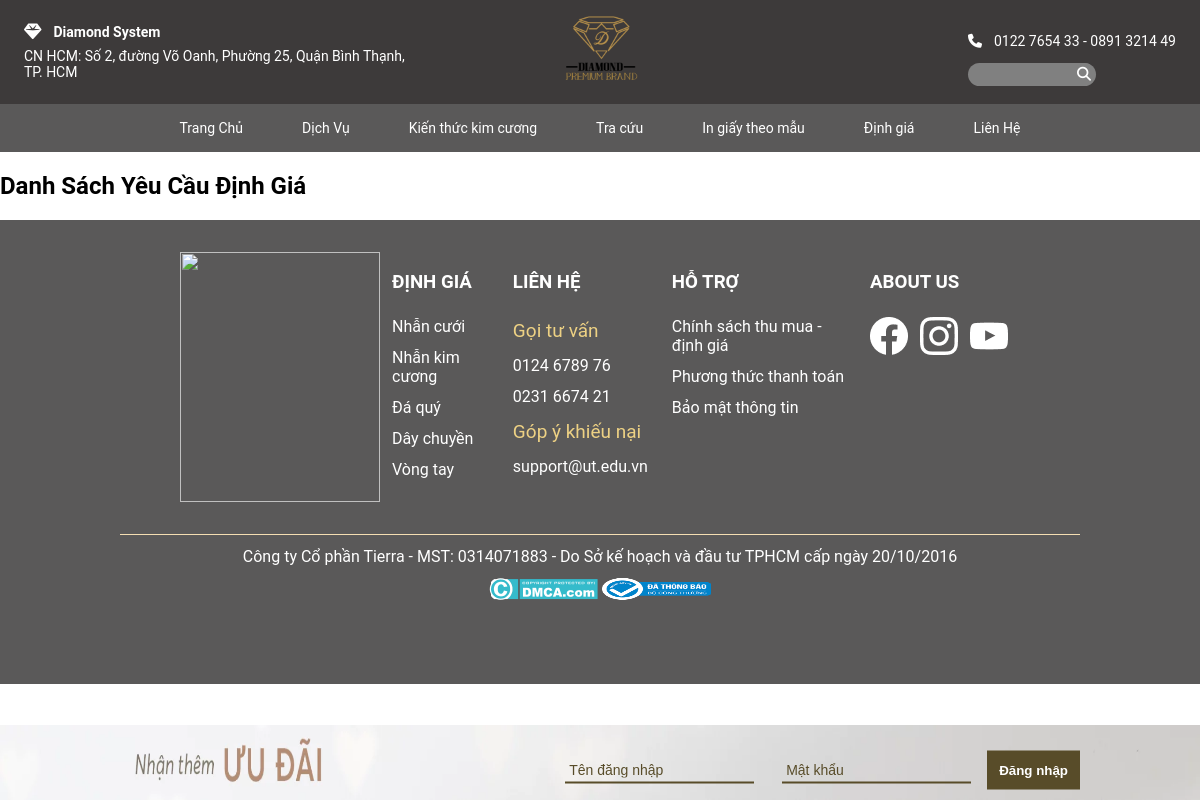
/Request_table/ (signed in), run on an earlier commit of the app's database.
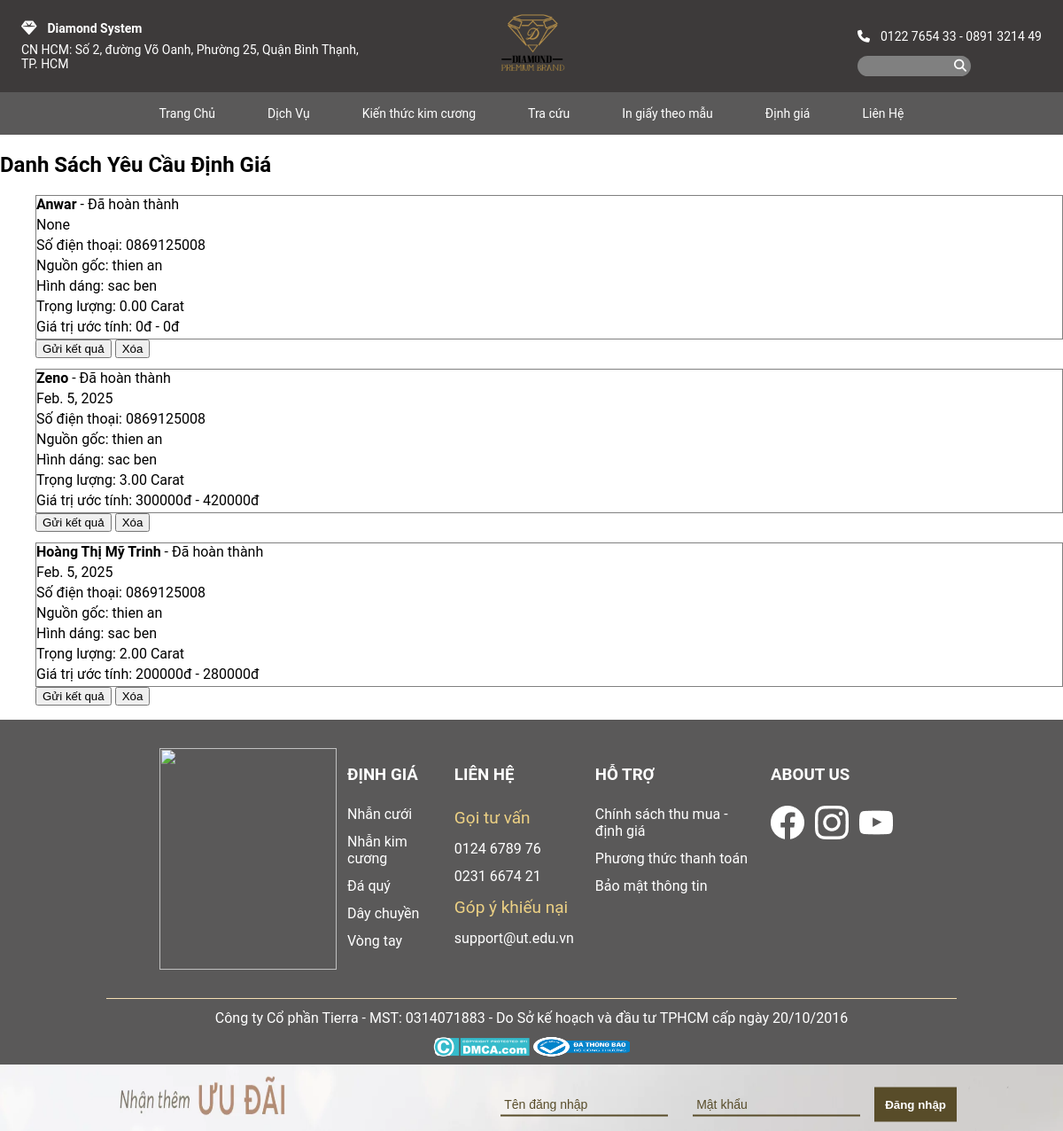
And on a later commit of the database.
### system/models.py (models this page shows, shortened)
class ValuationRequest(models.Model):
    STATUS_CHOICES = [
        ('pending', 'Chờ xử lý'),
        ('in_progress', 'Đang định giá'),
        ('completed', 'Đã hoàn thành'),
    ]
    name = models.CharField(max_length=100)
    phone = models.CharField(max_length=15)
    origin = models.CharField(max_length=100)
    shape = models.CharField(max_length=100)
    measurements = models.CharField(max_length=100)
    carat_weight = models.DecimalField(max_digits=5, decimal_places=2)
    color = models.CharField(max_length=50)
    clarity = models.CharField(max_length=50)
    cut = models.CharField(max_length=50)
    proportions = models.CharField(max_length=100)
    polish = models.CharField(max_length=50)
    symmetry = models.CharField(max_length=50)
    fluorescence = models.CharField(max_length=50)
    grade = models.CharField(max_length=20)
    date = models.DateField(null=True, blank=True)
    price_range = models.CharField(max_length=100)
    status = models.CharField(max_length=20, choices=STATUS_CHOICES, default='pending')
    created_at = models.DateTimeField(auto_now_add=True)

### system/views.py (the view)
# urls.py: path('Request_table/', views.valuation_request_list, name='Request_table'),
@login_required
@user_passes_test(is_staff)
def valuation_request_list(request):
    requests = ValuationRequest.objects.all()
    return render(request, 'Request_table.html', {'requests': requests})

### system/views.py (called while the page is built)
def is_staff(user):
    return user.is_staff

### system/templates/Request_table.html (shortened to what this page needs)
{% extends "home.html" %} {% block body %}
<h2>Danh Sách Yêu Cầu Định Giá</h2>
<ul class="request-list">
  {% for request in requests %}
  <li>
    <div>
      <strong>{{ request.name }}</strong> - {{ request.get_status_display }}<br />
        <p>{{request.date}}</p>
      <p>Số điện thoại: {{ request.phone }}</p>
      <p>Nguồn gốc: {{ request.origin }}<br /></p>
      <p>Hình dáng: {{ request.shape }}<br /></p>
      <p>Trọng lượng: {{ request.carat_weight }} Carat<br /></p>
      <p>Giá trị ước tính: {{ request.price_range }}<br /></p>
    </div>
    <form
      action="{% url 'send_request' request.id %}"
      method="post"
      style="display: inline"
    >
      <button
        type="submit"
      >
        Gửi kết quả
      </button>
    </form>
    <form
      action="{% url 'delete_request' request.id %}"
      method="post"
      style="display: inline"
    >
      <button
        type="submit"
        onclick="return confirm('Bạn có chắc chắn muốn xóa yêu cầu này không?')"
      >
        Xóa
      </button>
    </form>
  </li>
  {% endfor %}
</ul>
{% endblock %}

### system/templates/home.html (shortened to what this page needs)
{% load static %}
<!DOCTYPE html>
<html lang="en">
  <head>
    <link rel="stylesheet" href="{% static 'system/home.css' %}" />
    <link rel="stylesheet" href="{% static  'system/text.css' %}" />
  </head>
  <body>
    <div class="main">
      <div class="head">
        <div>
          <div>
            <h4 class="head-text">
              Diamond System
            </h4>
            <p class="head-text">
              CN HCM: Số 2, đường Võ Oanh, Phường 25, Quận Bình Thạnh, TP. HCM
            </p>
          </div>
        </div>
        <div class="head-t">
          <img
            src="{% static 'system/img/logo.png' %}"
            width="100"
            height="100"
          />
        </div>
        <div class="head-l">
          <p>
            <i class="fa-solid fa-phone head-icon"></i>0122 7654 33 - 0891 3214
            49
          </p>
          <div class="head-search">
            <input type="text" name="search..." />
            <i class="fa-solid fa-magnifying-glass"></i>
          </div>
        </div>
      </div>
      <div class="head-bar">
        <ul>
          <li><a href="{% url 'index' %}">Trang Chủ</a></li>
          <li>Dịch Vụ</li>
          <li>Kiến thức kim cương</li>
          <li>Tra cứu</li>
          <li><a >In giấy theo mẫu</a></li>
          <li><a href="{% url 'valuation' %}">Định giá</a></li>
          <li>Liên Hệ</li>
        </ul>
      </div>
      {% block body %}{% endblock %}
      <div class="footer">
        <img
          src="{% static 'system/img/logo.png '%}"
          width="200"
          height="250"
        />
        <div class="footer-items">
          <h3>ĐỊNH GIÁ</h3>
          <a href="">Nhẫn cưới</a>
          <a href="">Nhẫn kim cương</a>
          <a href="">Đá quý</a>
          <a href="">Dây chuyền</a>
          <a href="">Vòng tay</a>
        </div>
        <div class="footer-items">
          <h3>LIÊN HỆ</h3>
          <span href="">Gọi tư vấn</span>
          <a href="">0124 6789 76</a>
          <a href="">0231 6674 21</a>
          <span>Góp ý khiếu nại</span>
          <a href="">support@ut.edu.vn</a>
        </div>
        <div class="footer-items">
          <h3>HỖ TRỢ</h3>
          <a href="">Chính sách thu mua - định giá</a>
          <a href="">Phương thức thanh toán</a>
          <a href="">Bảo mật thông tin </a>
        </div>
        <div class="footer-items">
          <h3>ABOUT US</h3>
          <div class="footer-contact">
            <a href=""
              ><img src="{% static 'system/img/facebook.png' %}" alt=""
            /></a>
            <a href=""
              ><img src="{% static 'system/img/instagram.png' %}" alt=""
            /></a>
            <a href=""
              ><img src="{% static 'system/img/youtube.png' %}" alt=""
            /></a>
          </div>
        </div>
      </div>
      <div class="footer-end">
        <p>
          Công ty Cổ phần Tierra - MST: 0314071883 - Do Sở kế hoạch và đầu tư
          TPHCM cấp ngày 20/10/2016
        </p>
        <div class="footer-end-icon">
          <img src="{% static 'system/img/rever.webp' %}" alt="" />
          <img
            src="{% static 'system/img/logo-bct.webp' %}"
            width="109"
            height="22"
          />
        </div>
      </div>
      <div class="Contact">
        <img
          src="{% static 'system/img/form.webp' %}"
          width="100%"
          height="75"
        />
        <form method="POST">
          <div class="contact-infor">
            <input
              type="text"
              name="username"
              placeholder="Tên đăng nhập"
              required
            />
            <input
              type="password"
              name="password"
              placeholder="Mật khẩu"
              required
            />
            <button type="submit">Đăng nhập</button>
          </div>
        </form>
      </div>
    </div>
  </body>
</html>

### system/static/system/home.css (style rules this page uses)
body { font-family: "Roboto", sans-serif; margin: 0; }
.head { padding: 0 24px; display: grid; grid-template-columns: repeat(3, 1fr); align-items: center; justify-content: space-between; background-color: rgb(61, 58, 58); }
.head-icon { margin-right: 8px; width: 18px; color: #fff; }
.head-text { color: white; margin: 0; font-size: 14px; padding: 4px 0; }
.head-t { text-align: center; }
.head-l { font-size: 14px; color: white; display: grid; justify-content: end; }
.head-search { position: relative; width: 120px; }
.head-search input { padding: 4px 4px; border-radius: 24px; width: 100%; border: none; outline: none; background-color: gray; color: #fff; }
.head-search i { position: absolute; top: 50%; transform: translate(-50%, -50%); right: -18px; padding: 4px; background-color: gray; border-radius: 100%; }
.head-bar { background-color: #5a5959; }
.head-bar ul { display: flex; list-style: none; justify-content: space-around; padding: 16px 150px; margin: 0; color: white; }
.head-bar ul li { cursor: pointer; font-size: 14px; }
.head-bar ul li a { text-decoration: none; color:white }
.footer { display: flex; justify-content: space-around; background-color: #5a5959; color: white; padding: 32px 180px; }
.footer a { display: block; padding: 6px 0; text-decoration: none; color: white; }
.footer-items { padding: 0 12px; }
.footer span { font-size: 19px; padding: 8px 0; display: block; color: #edd184; }
.footer-contact { display: flex; gap: 12px; }
.footer-end { text-align: center; background-color: #5a5959; color: white; }
.footer-end p { margin: auto; width: 80%; padding: 12px 0; border-top: 1px solid wheat; }
.footer-end-icon { padding-bottom: 80px; }
.Contact { position: fixed; z-index: 2; bottom: 0; height: 75px; }
.contact-infor { align-items: end; justify-content: end; max-width: 1200px; position: absolute; top: 60%; right: 10%; transform: translateY(-50%); }
.contact-infor input { border: none; margin: 0 12px; outline: none; border-bottom: 2px solid #584c29; color: #584c29; font-size: 14px; padding: 4px; background-color: inherit; }
.contact-infor input::placeholder { color: #584c29; }
.contact-infor button { padding: 12px; border: none; background-color: #584c29; color: white; font-weight: 600; cursor: pointer; }

### system/static/system/text.css (style rules this page uses)
.request-list { list-style: none; }
.request-list li div { border: 1px solid gray; margin-top:12px 0; }
.request-list li { margin:12px 0; }
.request-list p { margin: 4px 0; }

What changed in the data, as far as the page shows it:
added ValuationRequest: name "Anwar", status "Đã hoàn thành", date "None", phone "0869125008", origin "thien an", shape "sac ben", carat_weight "0.00", price_range "0đ - 0đ"
added ValuationRequest: name "Zeno", status "Đã hoàn thành", date "Feb. 5, 2025", phone "0869125008", origin "thien an", shape "sac ben", carat_weight "3.00", price_range "300000đ - 420000đ"
added ValuationRequest: name "Hoàng Thị Mỹ Trinh", status "Đã hoàn thành", date "Feb. 5, 2025", phone "0869125008", origin "thien an", shape "sac ben", carat_weight "2.00", price_range "200000đ - 280000đ"
